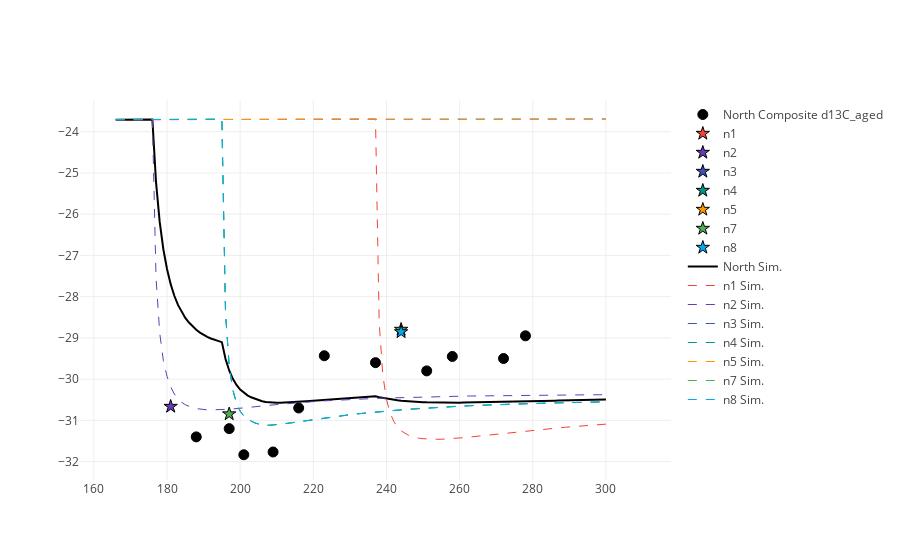

This figure's notebook cell:
### Code cell
%matplotlib inline
import plotlycred
figname = 'Soils' + variable + transect + '.png'

online = False
if online:
    # fig = py.iplot(data) 
    fig = go.Figure(data=data) # , layout=layout)
    py.image.save_as(fig, filename=figname)
else:
    iplot(data)

### Figure 1 — Plotly figure (JSON) as saved in the notebook; plotly's stock layout.template omitted (floating-point values rounded to 4 significant figures; data arrays with more than 128 entries replaced by an {"elided": "..."} marker saying what was removed)
{"data": [{"marker": {"color": "black", "line": {"color": "black", "width": 1}, "size": 10, "symbol": "circle"}, "mode": "markers", "name": "North Composite d13C_aged", "type": "scatter", "x": {"elided": "135 int values"}, "y": {"elided": "135 float values"}}, {"marker": {"color": "#F44336", "line": {"color": "black", "width": 1}, "size": 10, "symbol": "star"}, "mode": "markers", "name": "n1", "type": "scatter", "x": {"elided": "135 int values"}, "y": {"elided": "135 null values"}}, {"marker": {"color": "#673AB7", "line": {"color": "black", "width": 1}, "size": 10, "symbol": "star"}, "mode": "markers", "name": "n2", "type": "scatter", "x": {"elided": "135 int values"}, "y": {"elided": "135 float values"}}, {"marker": {"color": "#3F51B5", "line": {"color": "black", "width": 1}, "size": 10, "symbol": "star"}, "mode": "markers", "name": "n3", "type": "scatter", "x": {"elided": "135 int values"}, "y": {"elided": "135 null values"}}, {"marker": {"color": "#009688", "line": {"color": "black", "width": 1}, "size": 10, "symbol": "star"}, "mode": "markers", "name": "n4", "type": "scatter", "x": {"elided": "135 int values"}, "y": {"elided": "135 null values"}}, {"marker": {"color": "#FF9800", "line": {"color": "black", "width": 1}, "size": 10, "symbol": "star"}, "mode": "markers", "name": "n5", "type": "scatter", "x": {"elided": "135 int values"}, "y": {"elided": "135 null values"}}, {"marker": {"color": "#4CAF50", "line": {"color": "black", "width": 1}, "size": 10, "symbol": "star"}, "mode": "markers", "name": "n7", "type": "scatter", "x": {"elided": "135 int values"}, "y": {"elided": "135 float values"}}, {"marker": {"color": "#03A9F4", "line": {"color": "black", "width": 1}, "size": 10, "symbol": "star"}, "mode": "markers", "name": "n8", "type": "scatter", "x": {"elided": "135 int values"}, "y": {"elided": "135 float values"}}, {"marker": {"color": "black"}, "mode": "lines", "name": "North Sim.", "type": "scatter", "x": {"elided": "135 int values"}, "y": {"elided": "135 float values"}}, {"line": {"color": "#F44336", "dash": "dash", "width": 1}, "name": "n1 Sim.", "type": "scatter", "x": {"elided": "135 int values"}, "y": {"elided": "135 float values"}}, {"line": {"color": "#673AB7", "dash": "dash", "width": 1}, "name": "n2 Sim.", "type": "scatter", "x": {"elided": "135 int values"}, "y": {"elided": "135 float values"}}, {"line": {"color": "#3F51B5", "dash": "dash", "width": 1}, "name": "n3 Sim.", "type": "scatter", "x": {"elided": "135 int values"}, "y": {"elided": "135 float values"}}, {"line": {"color": "#009688", "dash": "dash", "width": 1}, "name": "n4 Sim.", "type": "scatter", "x": {"elided": "135 int values"}, "y": {"elided": "135 float values"}}, {"line": {"color": "#FF9800", "dash": "dash", "width": 1}, "name": "n5 Sim.", "type": "scatter", "x": {"elided": "135 int values"}, "y": {"elided": "135 float values"}}, {"line": {"color": "#4CAF50", "dash": "dash", "width": 1}, "name": "n7 Sim.", "type": "scatter", "x": {"elided": "135 int values"}, "y": {"elided": "135 float values"}}, {"line": {"color": "#03A9F4", "dash": "dash", "width": 1}, "name": "n8 Sim.", "type": "scatter", "x": {"elided": "135 int values"}, "y": {"elided": "135 float values"}}], "layout": {}}
